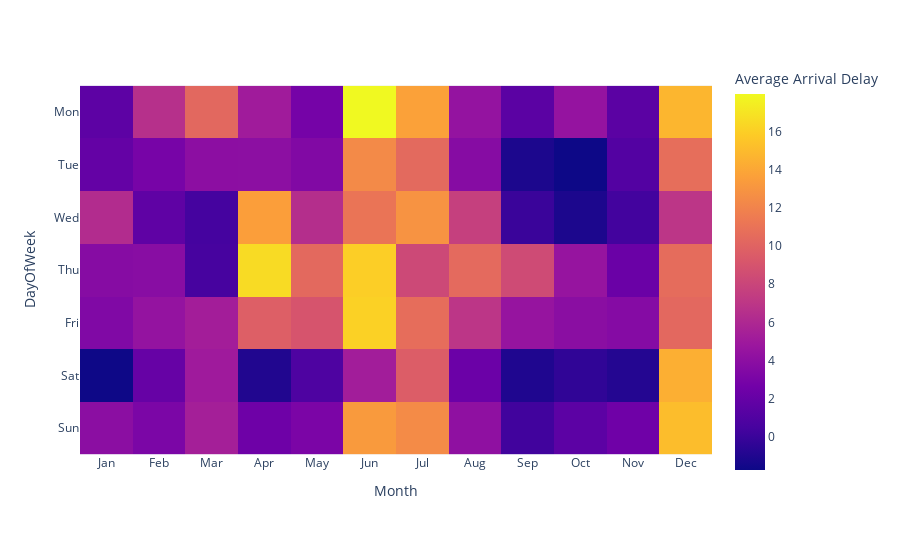

Notebook cell for this chart:
### Code cell
# MATRIX

def week_day_month_agg(df):
    df_aggregated = df.groupBy("DayOfWeek", "Month").agg({"ArrDelay": "avg"}).withColumnRenamed("avg(ArrDelay)", "AverageArrivalDelay")
    return df_aggregated
def week_day_matrix_avg_delay(df):
    df_pd = week_day_month_agg(df).toPandas()
    fig = px.imshow(
        df_pd.pivot("DayOfWeek", "Month", "AverageArrivalDelay"), 
        labels=dict(x="Month", y="DayOfWeek", color="Average Arrival Delay"), 
        x=["Jan", "Feb", "Mar", "Apr", "May", "Jun", "Jul", "Aug", "Sep", "Oct", "Nov", "Dec"], 
        y=["Mon", "Tue", "Wed", "Thu", "Fri", "Sat", "Sun"]
    )
    return fig

fig = week_day_matrix_avg_delay(df)
fig.show()

### Figure 1 — Plotly figure (JSON) as saved in the notebook; plotly's stock layout.template omitted (floating-point values rounded to 4 significant figures)
{"data": [{"coloraxis": "coloraxis", "hovertemplate": "Month: %{x}<br>DayOfWeek: %{y}<br>Average Arrival Delay: %{z}<extra></extra>", "name": "0", "type": "heatmap", "x": ["Jan", "Feb", "Mar", "Apr", "May", "Jun", "Jul", "Aug", "Sep", "Oct", "Nov", "Dec"], "xaxis": "x", "y": ["Mon", "Tue", "Wed", "Thu", "Fri", "Sat", "Sun"], "yaxis": "y", "z": [[1.6, 6.549, 10.29, 5.123, 2.798, 17.99, 13.68, 4.421, 1.491, 4.443, 1.492, 14.75], [1.957, 2.896, 3.967, 3.992, 3.439, 12.41, 10.41, 3.687, -1.174, -1.756, 1.074, 10.7], [6.259, 1.701, 0.3927, 13.57, 6.427, 11.11, 12.93, 7.659, -0.03122, -1.193, 0.3186, 6.93], [3.7, 3.798, 0.482, 16.6, 10.39, 15.96, 8.242, 10.44, 8.41, 4.51, 2.223, 10.56], [3.388, 4.417, 5.267, 9.7, 9.021, 16.13, 10.65, 6.951, 4.518, 3.889, 3.618, 10.32], [-1.731, 2.018, 5.036, -0.9983, 0.8242, 5.229, 9.619, 2.281, -1.047, -0.4022, -0.867, 14.4], [3.941, 3.1, 5.387, 2.423, 3.076, 13.32, 12.46, 4.155, 0.2585, 1.538, 2.493, 15.12]]}], "layout": {"coloraxis": {"colorbar": {"title": {"text": "Average Arrival Delay"}}, "colorscale": [[0, "#0d0887"], [0.1111, "#46039f"], [0.2222, "#7201a8"], [0.3333, "#9c179e"], [0.4444, "#bd3786"], [0.5556, "#d8576b"], [0.6667, "#ed7953"], [0.7778, "#fb9f3a"], [0.8889, "#fdca26"], [1, "#f0f921"]]}, "margin": {"t": 60}, "xaxis": {"anchor": "y", "constrain": "domain", "domain": [0, 1], "scaleanchor": "y", "title": {"text": "Month"}}, "yaxis": {"anchor": "x", "autorange": "reversed", "constrain": "domain", "domain": [0, 1], "title": {"text": "DayOfWeek"}}}}
